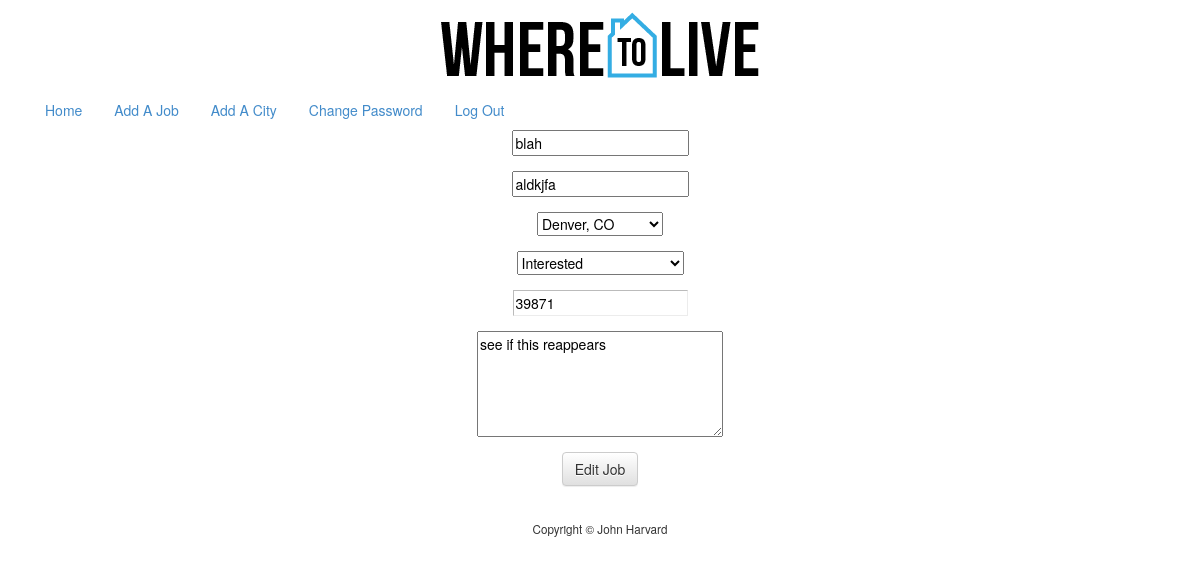
The page /edit_job.php?id=3 (signed in) on the database its author committed.
### tables this page shows
CREATE TABLE IF NOT EXISTS `jobs` (
  `id` int(11) NOT NULL AUTO_INCREMENT,
  `user` int(11) NOT NULL,
  `city` int(11) NOT NULL,
  `salary` int(11) NOT NULL,
  `status` varchar(255) NOT NULL,
  `notes` text NOT NULL,
  `company` varchar(255) NOT NULL,
  `position` varchar(255) NOT NULL,
  PRIMARY KEY (`id`)
);

### templates/edit_job_form.php (the view, shortened to what this page needs)
<ul class="nav nav-pills">
    <li><a href="index.php">Home</a></li>
    <li><a href="add_job.php">Add A Job</a></li>
    <li><a href="add_city.php">Add A City</a></li>
    <li><a href="change_password.php">Change Password</a></li>
    <li><a href="logout.php">Log Out</a></li>
</ul>
<form action="edit_job.php" method="post">
    <fieldset>
        <div class="form-group">
        <input autofocus name="company" placeholder="Company" type="text" <?php if (!empty($current["company"])): ?>value="<?= $current["company"] ?>"<?php endif ?> required>
        </div>
        <div class="form-group">
            <input name="position" placeholder="Position" type="text" <?php if (!empty($current["position"])): ?>value="<?= $current["position"] ?>"<?php endif ?> required>
        </div>
        <div class="form-group">
            <select name="city" required>
            <?php foreach ($cities as $city): ?>
                <option value=<?= $city["id"] ?> <?php if (!empty($current["city"])): ?><?php if ($city["id"] == $current["city"]): ?>selected<?php endif ?><?php endif ?>><?= $city["city_name"] ?></option>
            <?php endforeach ?>
            </select>
        </div>
        <div class="form-group">
            <select name="status">
                <option value="interested" <?php if (!empty($current["status"])): ?><?php if ($current["status"] == "interested"): ?>selected<?php endif ?><?php endif ?>>Interested</option>
            </select>
        </div>
        <div class="form-group">
            <input name="salary" placeholder="Salary" type="number" min="1" <?php if (!empty($current["salary"])): ?>value="<?= $current["salary"] ?>"<?php endif ?>/>
        </div>
        <div class="form-group">
            <textarea name="notes" rows="5" cols="30"><?php if (!empty($current["notes"])): ?><?= $current["notes"] ?><?php else: ?>Enter notes here<?php endif ?></textarea>
        </div>
        <div class="form-group">
            <button type="submit" class="btn btn-default">Edit Job</button>
        </div>
    </fieldset>
</form>

### public/css/styles.css (style rules this page uses)
input[type="number"] { position: relative; border: 1px solid #BBB; border-color: #BBB #ECECEC #ECECEC #BBB; padding: .2rem; }

### rows shown on the page
jobs: company "blah", position "aldkjfa", city "Denver, CO", status "Interested", salary "39871", notes "see if this reappears"
